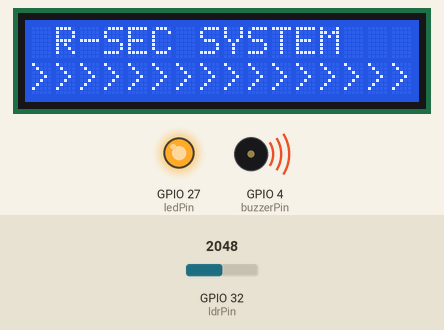
Recording of a program running on a simulated ESP32. Parts: 16×2 character LCD, output pins drawn as LEDs (lit = HIGH), buzzer (waves = sounding). The test bench sets the inputs (shaded band); at power-on: GPIO 32 (ldrPin) = 2048. WiFi joins after 1.5 s; servers stay silent unless stated.

Above: at 2.7 s.
At 15.5 s:
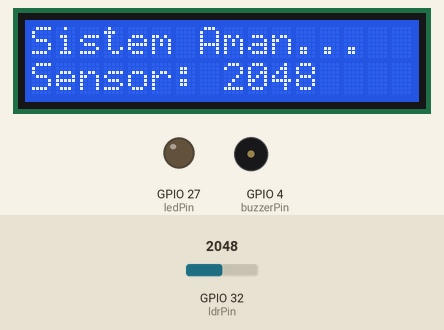
15.6 s: GPIO 32 (ldrPin) set to 1573
At 16.2 s:
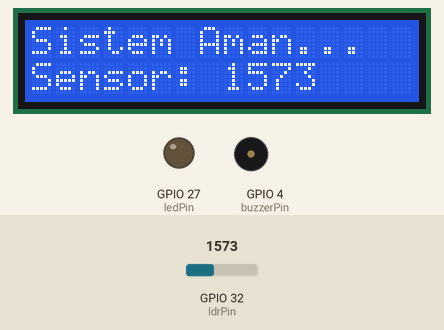
17.1 s: GPIO 32 (ldrPin) set to 1451
At 24.9 s:
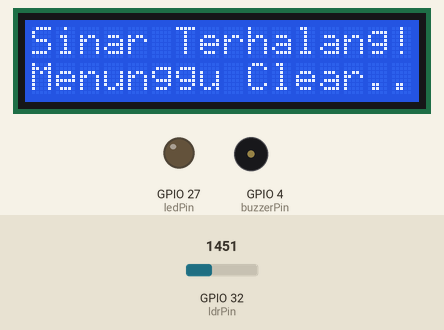
Timing chart, 0 to 25.2 s (numbered marks = the images above; inputs shaded):
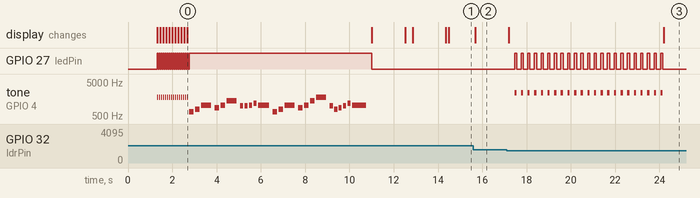

The program:

main.cpp
```cpp
/**
 * @file main.cpp
 * @brief Project Sentinel - R-SEC System Smart Alarm
 *
 * ESP32-based laser tripwire security system.
 * Monitors perimeter using LDR sensor, delivers local audio-visual alerts,
 * and synchronizes with Blynk IoT platform with rate-limited telemetry
 * and a 3-state anti-spam machine.
 */

#include "config.h"
#include <Arduino.h>
#include <WiFi.h>
#include <WiFiClient.h>
#include <BlynkSimpleEsp32.h>
#include <LiquidCrystal_I2C.h>

// =========================================================================
// HARDWARE PERIPHERALS & TIMERS
// =========================================================================
LiquidCrystal_I2C lcd(0x27, 16, 2);
BlynkTimer timer;

// GPIO Definitions
const int ldrPin    = 32;   // Analog In: LDR laser receiver (divider w/ 10k resistor)
const int buzzerPin = 4;    // Digital Out: Passive buzzer (tone output)
const int ledPin    = 27;   // Digital Out: Red visual alarm LED

// =========================================================================
// SYSTEM CONFIGURATION & STATE MACHINE
// =========================================================================
const int safeThreshold          = 1500;  // Analog threshold: < 1500 indicates interrupted laser
const unsigned long alarmDuration = 7000; // Alarm hold duration in milliseconds (7 seconds)

enum SystemState {
  STATE_SECURE,     // Normal monitoring, perimeter clear
  STATE_ALARM,      // Intrusion detected, 7-second audio/visual siren latch
  STATE_WAIT_CLEAR  // Latch elapsed but laser still blocked (prevents notification spam)
};

SystemState currentState = STATE_SECURE;
unsigned long alarmTriggerTime = 0;
bool isOnline = false;
int lastDisplayedLight = -1;

// =========================================================================
// AUDIO ASSETS (Frequencies in Hz)
// =========================================================================
#define NOTE_E5  659
#define NOTE_G5  784
#define NOTE_A5  880
#define NOTE_B5  988
#define NOTE_C6  1047
#define NOTE_D6  1175
#define NOTE_F6  1397
#define NOTE_A6  1760

/**
 * @brief Updates LCD display for secure standby state without screen flicker.
 */
void updateSecureDisplay(int lightValue, bool forceUpdate = false) {
  if (currentState != STATE_SECURE) return;

  if (forceUpdate || abs(lightValue - lastDisplayedLight) > 30) {
    lastDisplayedLight = lightValue;
    lcd.setCursor(0, 0);
    lcd.print("Sistem Aman...  ");
    lcd.setCursor(0, 1);
    lcd.print("Sensor: ");
    lcd.print(lightValue);
    lcd.print("     ");
  }
}

/**
 * @brief High-frequency sensor checking & state machine execution (10Hz).
 * Edge-triggered alarm prevents redundant notifications and cloud flooding.
 */
void checkSensor() {
  int lightValue = analogRead(ldrPin);

  switch (currentState) {
    case STATE_SECURE:
      if (lightValue < safeThreshold) {
        // Laser interrupted: transition to ALARM
        currentState = STATE_ALARM;
        alarmTriggerTime = millis();

        // Local alert display
        lcd.setCursor(0, 0);
        lcd.print("AWAS PENYUSUP!  ");
        lcd.setCursor(0, 1);
        lcd.print("Sinar Terpotong!");

        // Cloud notification (edge-triggered once)
        if (isOnline) {
          Blynk.virtualWrite(V1, "AWAS PENYUSUP!");
          Blynk.virtualWrite(V3, 1);
          Blynk.logEvent("peringatan_bahaya", "Awas! Ada penyusup terdeteksi di area rumah!");
        }
      } else {
        updateSecureDisplay(lightValue);
      }
      break;

    case STATE_ALARM:
      if (millis() - alarmTriggerTime < alarmDuration) {
        // Pulsing audio-visual alarm (150ms cadence)
        bool pulse = (millis() / 150) % 2 == 0;
        digitalWrite(ledPin, pulse ? HIGH : LOW);
        if (pulse) {
          tone(buzzerPin, 2400);
        } else {
          noTone(buzzerPin);
        }
      } else {
        // Alarm duration complete; shut off siren
        noTone(buzzerPin);
        digitalWrite(ledPin, LOW);

        // Anti-spam check: check if laser is still blocked
        if (lightValue < safeThreshold) {
          currentState = STATE_WAIT_CLEAR;
          lcd.setCursor(0, 0);
          lcd.print("Sinar Terhalang!");
          lcd.setCursor(0, 1);
          lcd.print("Menunggu Clear..");
          if (isOnline) {
            Blynk.virtualWrite(V1, "Sinar Terhalang!");
          }
        } else {
          currentState = STATE_SECURE;
          updateSecureDisplay(lightValue, true);
          if (isOnline) {
            Blynk.virtualWrite(V1, "Sistem Aman...");
            Blynk.virtualWrite(V3, 0);
          }
        }
      }
      break;

    case STATE_WAIT_CLEAR:
      // Wait until laser beam is fully restored before re-arming
      if (lightValue >= safeThreshold) {
        currentState = STATE_SECURE;
        updateSecureDisplay(lightValue, true);
        if (isOnline) {
          Blynk.virtualWrite(V1, "Sistem Aman...");
          Blynk.virtualWrite(V3, 0);
        }
      }
      break;
  }
}

/**
 * @brief Streams raw analog sensor data to Blynk gauge/chart at a safe 1Hz rate.
 * Prevents triggering Blynk cloud rate limit / flood protection.
 */
void sendTelemetry() {
  if (isOnline && Blynk.connected()) {
    int lightValue = analogRead(ldrPin);
    Blynk.virtualWrite(V2, lightValue);
  }
}

/**
 * @brief Non-blocking background health check for WiFi and Blynk connection.
 */
void checkConnection() {
  if (WiFi.status() == WL_CONNECTED) {
    if (!Blynk.connected()) {
      Blynk.connect(1000);
    }
    isOnline = Blynk.connected();
  } else {
    isOnline = false;
    WiFi.reconnect();
  }
}

void setup() {
  Serial.begin(115200);

  // Initialize display
  lcd.init();
  lcd.backlight();

  // Initialize outputs
  pinMode(buzzerPin, OUTPUT);
  pinMode(ledPin, OUTPUT);
  digitalWrite(buzzerPin, LOW);
  digitalWrite(ledPin, LOW);

  // 1. Boot Splash Screen
  lcd.setCursor(0, 0);
  lcd.print(" PROJECT SENTINEL");
  lcd.setCursor(0, 1);
  lcd.print(" BOOTING OS...  ");
  delay(1200);

  // 2. Hardware Diagnostics Animation
  lcd.clear();
  lcd.setCursor(0, 0);
  lcd.print(" R-SEC SYSTEM   ");
  lcd.setCursor(0, 1);

  for (int i = 0; i < 16; i++) {
    lcd.print(">");
    digitalWrite(ledPin, HIGH);
    tone(buzzerPin, 1800, 30);
    delay(40);
    digitalWrite(ledPin, LOW);
    noTone(buzzerPin);
    delay(50);
  }

  // 3. Startup Melody
  int melody[] = {
    NOTE_E5, NOTE_G5, NOTE_C6,
    NOTE_A5, NOTE_C6, NOTE_F6,
    NOTE_B5, NOTE_B5, NOTE_C6, NOTE_D6, NOTE_C6,
    NOTE_E5, NOTE_G5, NOTE_C6,
    NOTE_A5, NOTE_C6, NOTE_F6, NOTE_A6,
    NOTE_B5, NOTE_G5, NOTE_A5, NOTE_B5, NOTE_D6, NOTE_C6
  };

  int noteDurations[] = {
    200, 200, 450, 200, 200, 450, 150, 150, 150, 150, 500,
    200, 200, 450, 200, 200, 200, 450, 150, 150, 150, 150, 150, 650
  };

  for (int i = 0; i < 24; i++) {
    digitalWrite(ledPin, HIGH);
    tone(buzzerPin, melody[i], noteDurations[i]);
    int pauseBetweenNotes = noteDurations[i] * 1.35;
    delay(pauseBetweenNotes);
    digitalWrite(ledPin, LOW);
  }
  noTone(buzzerPin);

  // 4. Hybrid Network Initialization
  lcd.clear();
  lcd.setCursor(0, 0);
  lcd.print("Mencari WiFi... ");

  WiFi.mode(WIFI_STA);
  WiFi.begin(WIFI_SSID, WIFI_PASS);

  int timeoutCounter = 0;
  while (WiFi.status() != WL_CONNECTED && timeoutCounter < 20) {
    delay(500);
    timeoutCounter++;
  }

  lcd.clear();
  if (WiFi.status() == WL_CONNECTED) {
    Blynk.config(BLYNK_AUTH_TOKEN);
    Blynk.connect(4000);
    isOnline = Blynk.connected();

    lcd.setCursor(0, 0);
    lcd.print("  SYSTEM READY  ");
    lcd.setCursor(0, 1);
    lcd.print(isOnline ? " IoT Terkoneksi " : "WiFi OK/BlynkOff");
  } else {
    isOnline = false;
    lcd.setCursor(0, 0);
    lcd.print("  SYSTEM READY  ");
    lcd.setCursor(0, 1);
    lcd.print("Mode Offline(OK)");
  }
  delay(1500);
  lcd.clear();

  // Attach recurring tasks to non-blocking timer
  timer.setInterval(100L, checkSensor);       // 10Hz polling for instant tripwire response
  timer.setInterval(1000L, sendTelemetry);    // 1Hz telemetry to Blynk to prevent flood
  timer.setInterval(30000L, checkConnection); // 30s auto-reconnect checks
}

void loop() {
  if (isOnline) {
    Blynk.run();
  }
  timer.run();
}
```

config.example.h
```cpp
#pragma once

// =========================================================================
// BLYNK IOT CONFIGURATION
// Obtain these from Blynk Web Console -> Developer Zone -> Device Template
// =========================================================================
#define BLYNK_TEMPLATE_ID   "YOUR_BLYNK_TEMPLATE_ID"
#define BLYNK_TEMPLATE_NAME "Project Sentinel"
#define BLYNK_AUTH_TOKEN    "YOUR_BLYNK_AUTH_TOKEN"

// =========================================================================
// WIFI CONFIGURATION
// 2.4 GHz WiFi network credentials (ESP32 does not support 5 GHz)
// =========================================================================
#define WIFI_SSID           "YOUR_WIFI_SSID"
#define WIFI_PASS           "YOUR_WIFI_PASSWORD"
```

Measured:
- the behaviour switches between 1500 and 1499 on GPIO 32 (ldrPin) (found by bisection; images 2 and 3)
- after the input at 15.6 s, the display: changes after 0.09 s (image 2)
- after the input at 17.1 s, GPIO 27 (ledPin): alternates HIGH for 0.10 s and LOW for 0.20 s, 46 changes in all, then stays LOW, starting after 0.35 s; tone on GPIO 4 (buzzerPin): alternates 2400 Hz for 0.10 s and silent for 0.20 s, 46 changes in all, then stays silent, starting after 0.35 s
